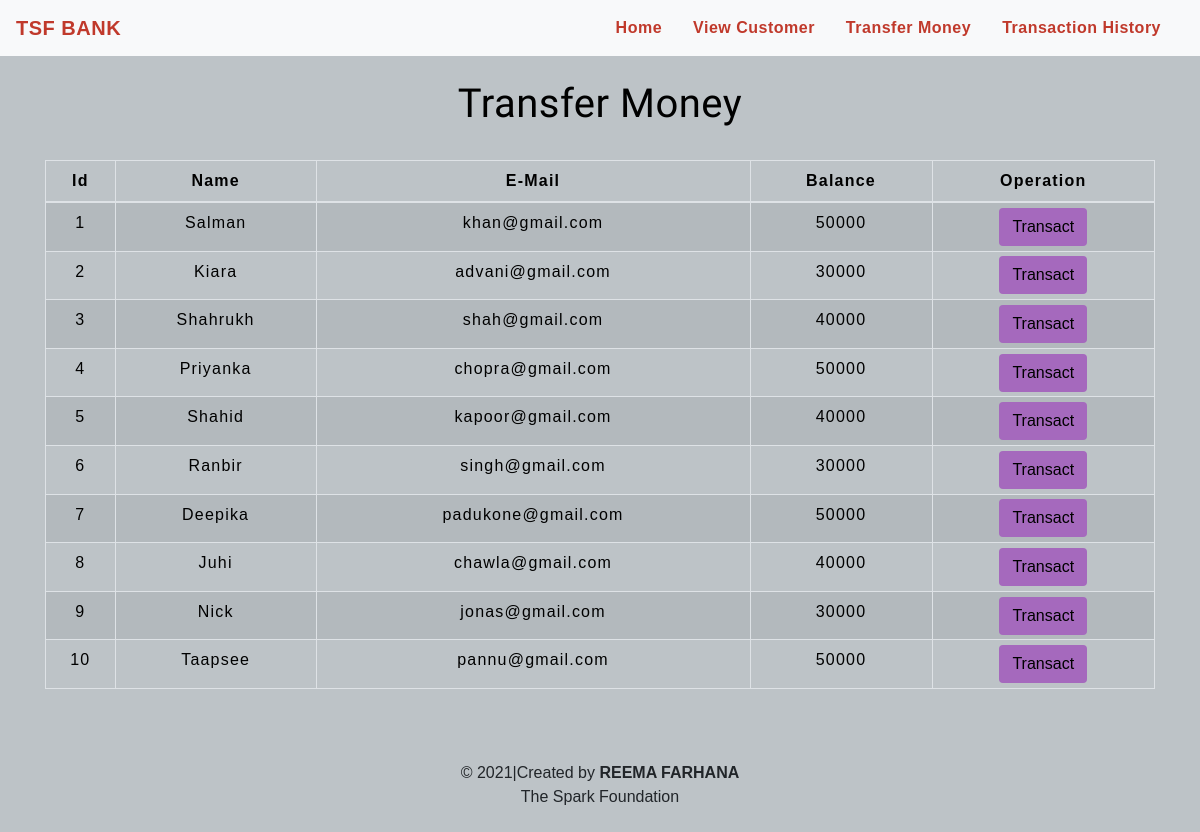
Before: /transfermoney.php with the older database file.
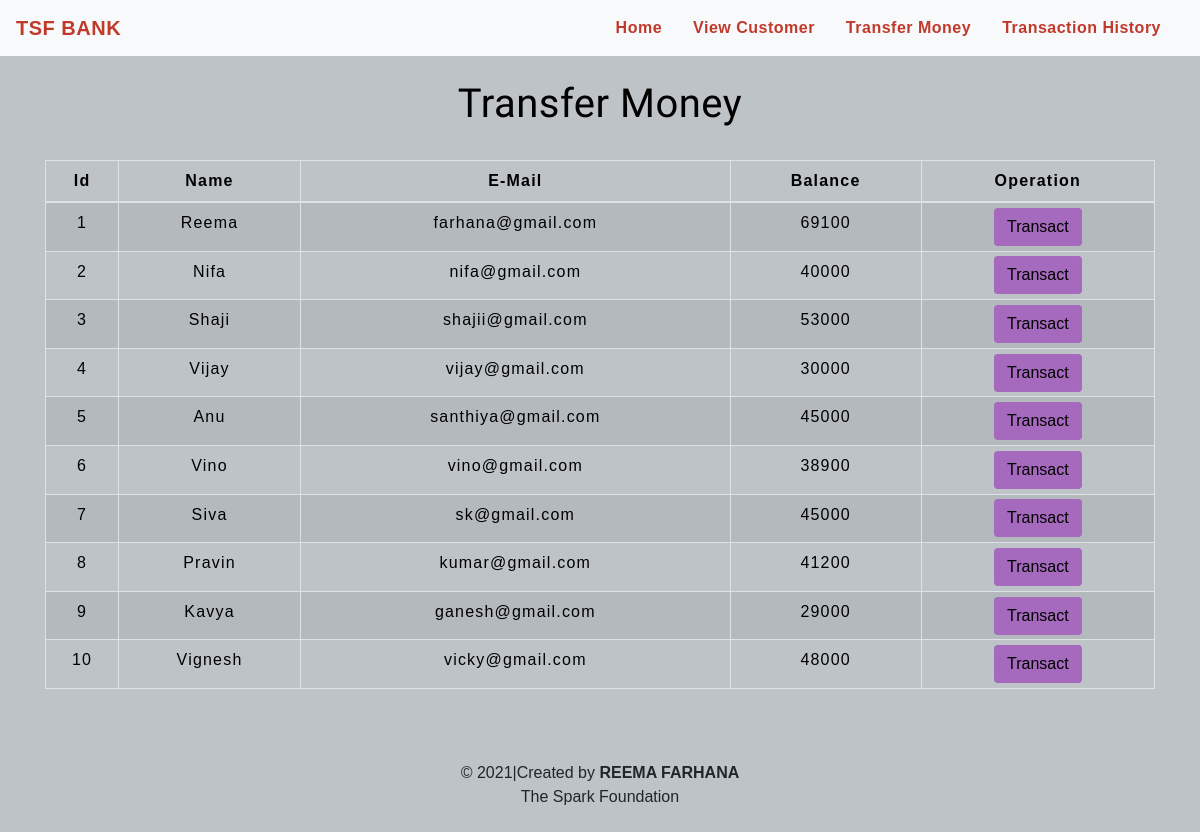
After: the same page with the newer database file.
### tables this page shows
CREATE TABLE `users` (
  `id` int(3) NOT NULL,
  `name` text NOT NULL,
  `email` varchar(30) NOT NULL,
  `balance` int(8) NOT NULL
);

### transfermoney.php (the view, shortened to what this page needs)
<!DOCTYPE html>
<html lang="en">
<head>
    <link rel="stylesheet" href="https://maxcdn.bootstrapcdn.com/bootstrap/4.0.0/css/bootstrap.min.css">
    <link rel="stylesheet" type="text/css" href="css/table.css">
    <link rel="stylesheet" type="text/css" href="css/navbar.css">
</head>
<body style="background-color : #BDC3C7;">
<?php
    include 'config.php';
    $sql = "SELECT * FROM users";
    $result = mysqli_query($conn,$sql);
?>
<?php
  include 'navbar.php';
?>
<div class="container">
        <h2 class="text-center pt-4" style="color : black;">Transfer Money</h2>
        <br>
            <div class="row">
                <div class="col">
                    <div class="table-responsive-sm">
                    <table class="table table-hover table-sm table-striped table-condensed table-bordered" style="border-color:black;">
                        <thead style="color : black;">
                            <tr>
                            <th scope="col" class="text-center py-2">Id</th>
                            <th scope="col" class="text-center py-2">Name</th>
                            <th scope="col" class="text-center py-2">E-Mail</th>
                            <th scope="col" class="text-center py-2">Balance</th>
                            <th scope="col" class="text-center py-2">Operation</th>
                            </tr>
                        </thead>
                        <tbody>
                <?php
                    while($rows=mysqli_fetch_assoc($result)){
                ?>
                    <tr style="color : black;">
                        <td class="py-2"><?php echo $rows['id'] ?></td>
                        <td class="py-2"><?php echo $rows['name']?></td>
                        <td class="py-2"><?php echo $rows['email']?></td>
                        <td class="py-2"><?php echo $rows['balance']?></td>
                        <td><a href="selecteduserdetail.php?id= <?php echo $rows['id'] ;?>"> <button type="button" class="btn" style="background-color : #A569BD;">Transact</button></a></td>
                    </tr>
                <?php
                    }
                ?>
                        </tbody>
                    </table>
                    </div>
                </div>
            </div>
         </div>
         <footer class="text-center mt-5 py-2">
            <p>&copy 2021|Created by <b>REEMA FARHANA</b> <br> The Spark Foundation</p>
        </footer>
</body>
</html>

### navbar.php (shortened to what this page needs)
<nav class="navbar navbar-expand-md navbar-light bg-light">
<a class="navbar-brand" href="index.php" style="color : #C0392B;"><b>TSF BANK</b></a>
<div class="collapse navbar-collapse" id="collapsibleNavbar">
      <ul class="navbar-nav ml-auto">
        <li class="nav-item">
          <a class="nav-link" href="index.php" style="color : #C0392B;"><b>Home</b></a>
        </li>
        <li class="nav-item">
          <a class="nav-link" href="createuser.php" style="color : #C0392B;"><b>View Customer</b></a>
        </li>
        <li class="nav-item">
          <a class="nav-link" href="transfermoney.php" style="color : #C0392B;"><b>Transfer Money</b></a>
        </li>
        <li class="nav-item">
          <a class="nav-link" href="transactionhistory.php" style="color : #C0392B;"><b>Transaction History</b></a>
        </li>
    </div>
 </nav>

### table.css (style rules this page uses)
* { padding: 0; margin: 0; box-sizing: border-box; font-family: sans-serif; }
h2 { font-size: 40px; }
table { letter-spacing: 1.2px; }
td { text-align: center; }
button { border:none; background: #d9d9d9; transition: 1s; }

### navbar.css (style rules this page uses)
.nav-link { margin-right: 15px; color:#2F363F; letter-spacing: 0.5px; transition: 0.5s; }
.navbar-brand { color: #4C4B4B; letter-spacing: 0.5px; }
h2 { color: #4C4B4B; letter-spacing: 0.5px; font-family: raleway; }

### transfermoney.php (style rules this page uses)
button { transition: 1.5s; }

Changed rows visible on the page:
changed users id 1: name "Salman" → "Reema"; email "khan@gmail.com" → "farhana@gmail.com"; balance "50000" → "69100"
changed users id 2: name "Kiara" → "Nifa"; email "advani@gmail.com" → "nifa@gmail.com"; balance "30000" → "40000"
changed users id 3: name "Shahrukh" → "Shaji"; email "shah@gmail.com" → "shajii@gmail.com"; balance "40000" → "53000"
changed users id 4: name "Priyanka" → "Vijay"; email "chopra@gmail.com" → "vijay@gmail.com"; balance "50000" → "30000"
changed users id 5: name "Shahid" → "Anu"; email "kapoor@gmail.com" → "santhiya@gmail.com"; balance "40000" → "45000"
changed users id 6: name "Ranbir" → "Vino"; email "singh@gmail.com" → "vino@gmail.com"; balance "30000" → "38900"
changed users id 7: name "Deepika" → "Siva"; email "padukone@gmail.com" → "sk@gmail.com"; balance "50000" → "45000"
changed users id 8: name "Juhi" → "Pravin"; email "chawla@gmail.com" → "kumar@gmail.com"; balance "40000" → "41200"
changed users id 9: name "Nick" → "Kavya"; email "jonas@gmail.com" → "ganesh@gmail.com"; balance "30000" → "29000"
changed users id 10: name "Taapsee" → "Vignesh"; email "pannu@gmail.com" → "vicky@gmail.com"; balance "50000" → "48000"
